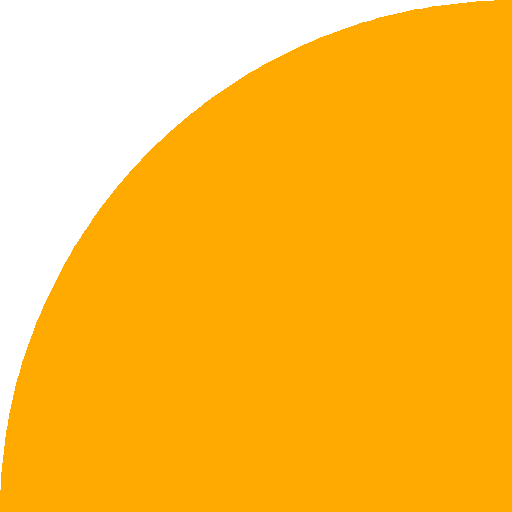
#> input picture default/1.png, 512 x 512 px; its folder holds only this picture in this run
$ python bau.py
#> lines starting #> are read from the running program, lines starting #| are printed output that depends on the picture
import os
import random
from PIL import Image, ImageDraw


class Bau(object):
    def __init__(self, grid_w=16, grid_h=16, resolution=1024, max_h=3, imageset="default"):
#> called with grid_w = 16, grid_h = 16, resolution = 1024, max_h = 3, imageset = 'default'
        self.res = resolution
        self.aa = 4  # anti-alias level
        self.w = self.res * self.aa
        self.h = self.res * self.aa
        self.grid_width = grid_w
        self.grid_height = grid_h
        self.grid = self.makegrid(grid_w, grid_h)
        self.max_h = max_h

        self.all_images = {}
        for a in os.listdir(imageset):
            if a.lower().endswith(".png") or a.lower().endswith(".jpg"):
                img = Image.open(os.path.join(imageset, a))
#> img is the input picture: PIL image 512x512 RGB; mean R, G, B 255, 188.3, 55
                # store the aspect ratio in 1/1, 1/2, 1/3 notation
                ratio = "1/{}".format(img.height / img.width)
#> ratio = '1/1.0'
                if ratio not in self.all_images:
                    self.all_images[ratio] = []
                self.all_images[ratio].append(img)

    def choose_block(self, w, h):
        ratio = "1/{}".format(h / w)
        if ratio in self.all_images:
            img = random.choice(self.all_images[ratio])
            if ratio == "1/1":
                return img.rotate(random.choice([0, 90, 180, 270]))
            else:
                return img.rotate(random.choice([0, 180]))
        return None

    def makegrid(self, w, h):
        ret = []
        for y in range(h):
            row = []
            for x in range(w):
                row.append(0)
            ret.append(row)
        return ret

    def yes(self):
        return random.uniform(0.0, 1.0) < 0.5

    def check(self, x, y, w, h):
        for ix in range(x, x + w):
            if ix >= self.grid_width:
                return False
            for iy in range(y, y + h):
                if iy >= self.grid_height:
                    return False
                if self.grid[iy][ix] != 0:
                    return False
        return True

    def markup(self, x, y, w, h, e):
        for ix in range(x, x + w):
            for iy in range(y, y + h):
                self.grid[iy][ix] = e

    def divide(self, ms):
        elems = []
        for y in range(0, self.grid_height):
            for x in range(0, self.grid_width):
                h = min(ms, min(random.randint(1, ms), self.grid_height - y))
                w = min(ms, min(random.choice([h, 1]), self.grid_width - x))
                store = True
                if not self.check(x, y, w, h):
                    w, h = 1, 1
                    if not self.check(x, y, w, h):
                        store = False
                if store:
                    self.markup(x, y, w, h, len(elems) + 1)
                    elems.append([x, y, w, h])
        return elems

    def bauhaus(self, i1, i2, x, y, w, h):
        resized = i2.resize((w, h))
        i1.paste(resized, [x, y, x + w, y + h])

    def generate(self, seed, path):
#> called with seed = 807918, path = 'out_807918.png'
        random.seed(seed)
        canvas = Image.new("RGB", (self.w, self.h), "#FFFFFF")
#> canvas: PIL image 4096x4096 RGB; every value is 255
        gs = self.grid_width
        elements = self.divide(self.max_h)
        for e in elements:
            x = e[0] * self.w / gs
            y = e[1] * self.h / gs
            sx = e[2] * self.w / gs
            sy = e[3] * self.h / gs
            elem = self.choose_block(sx, sy)
            if elem is not None:
                self.bauhaus(canvas, elem, x, y, sx, sy)
#> this loop made 110 passes
#> pass 1, in generate, `elem = self.choose_block(sx, sy)`:
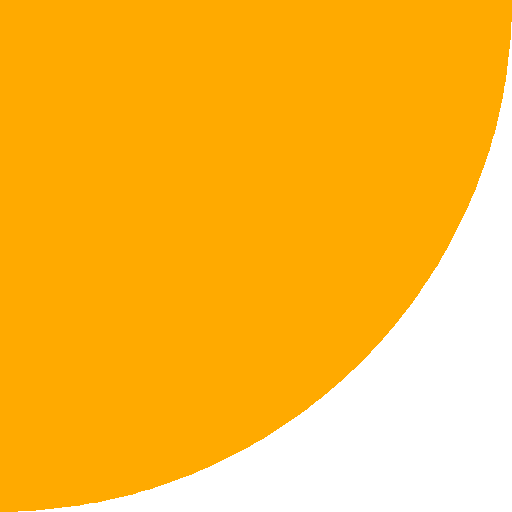
#> elem: PIL image 512x512 RGB; mean R, G, B 255, 188.3, 55
#> after the loop:
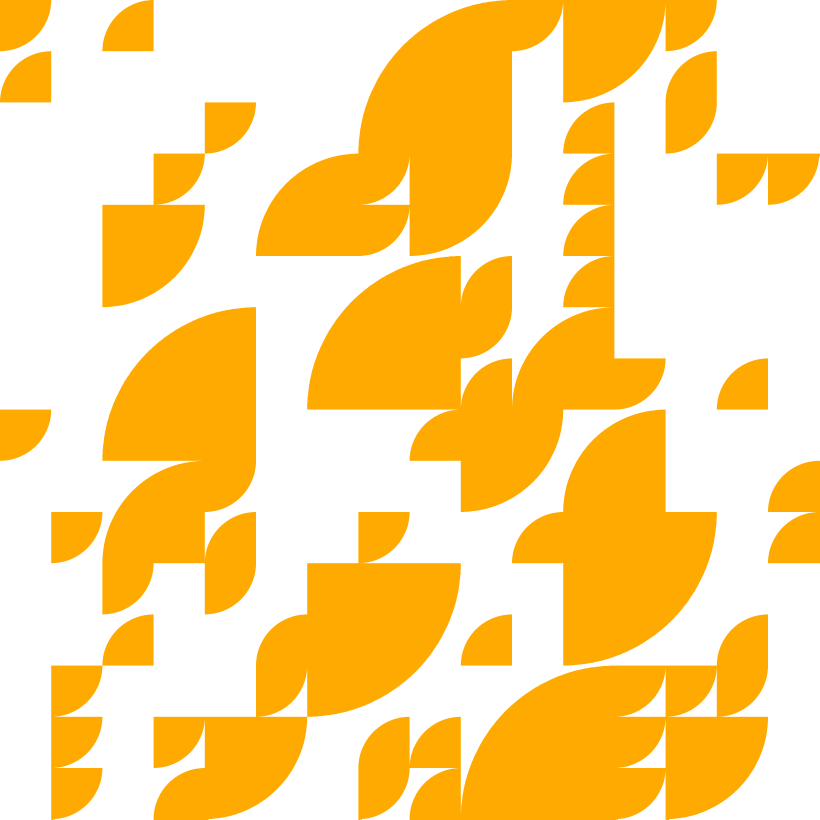
#> canvas: PIL image 4096x4096 RGB (shown at 1/5 size); mean R, G, B 255, 217, 141

        canvas = canvas.resize((self.res, self.res), Image.BICUBIC)
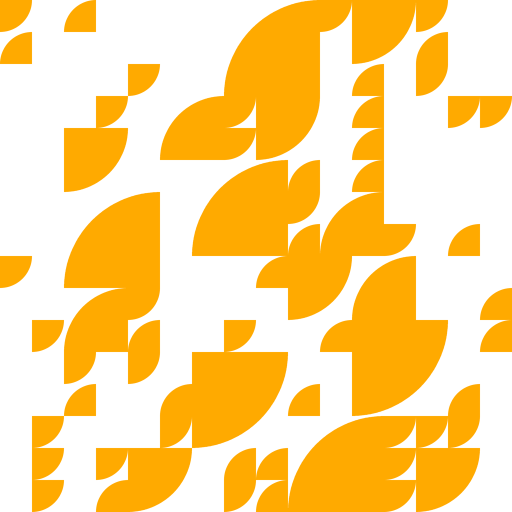
#> canvas: PIL image 1024x1024 RGB (shown at 1/2 size); mean R, G, B 255, 217, 141
        canvas.save(path)

if __name__ == "__main__":
    import sys
    res = 1024
    imageset = "default"
    gw = 16
    mh = 3
    seed = random.randint(1, 1024 * 1024)
    out_file = "out_{}.png".format(seed)
    if len(sys.argv)>1:
        for param in sys.argv[1:]:
            if param.startswith("-r="):
                res = int(param[3:])
            elif param.startswith("-i="):
                imageset = param[3:]
            elif param.startswith("-g="):
                gw = int(param[3:])
            elif param.startswith("-m="):
                mh = int(param[3:])
            elif param.startswith("-s="):
                seed = int(param[3:])
                out_file = "out_{}.png".format(seed)
            elif param.endswith(".png") or param.endswith(".jpg"):
                out_file = param

    bau = Bau(resolution=res, grid_w=gw, grid_h=gw, max_h=mh, imageset=imageset)
    bau.generate(seed, out_file)
    print("seed: {}".format(seed))

$ run again, on default/20.png
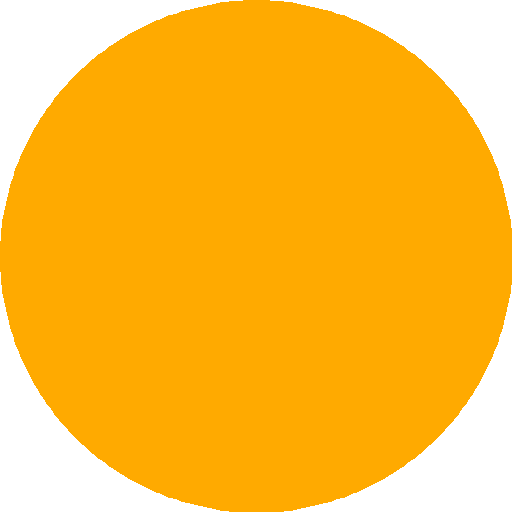
#> input picture default/20.png, 512 x 512 px
#> in __init__, img is the input picture: PIL image 512x512 RGB; mean R, G, B 255, 188.1, 54.4
#> after the loop in generate, `for e in elements:`:
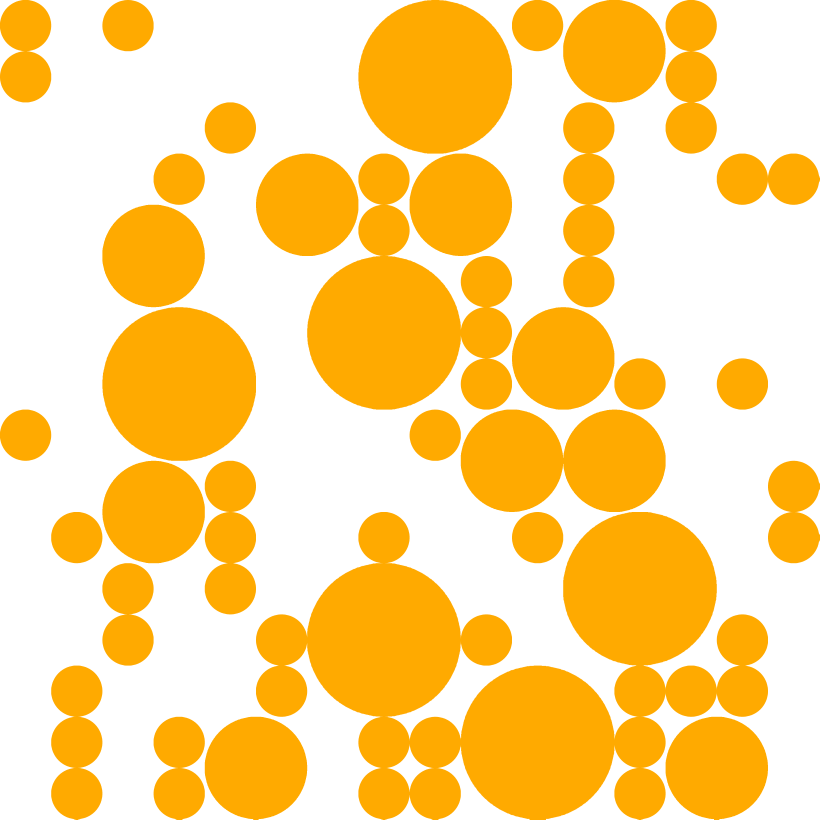
#> canvas: PIL image 4096x4096 RGB (shown at 1/5 size); mean R, G, B 255, 216.8, 140.6
#> in generate, `canvas = canvas.resize((self.res, self.res), Image.BICUBIC)`:
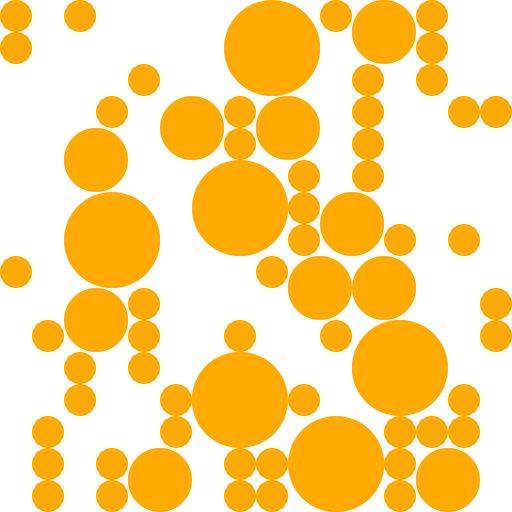
#> canvas: PIL image 1024x1024 RGB (shown at 1/2 size); mean R, G, B 255, 216.8, 140.6
